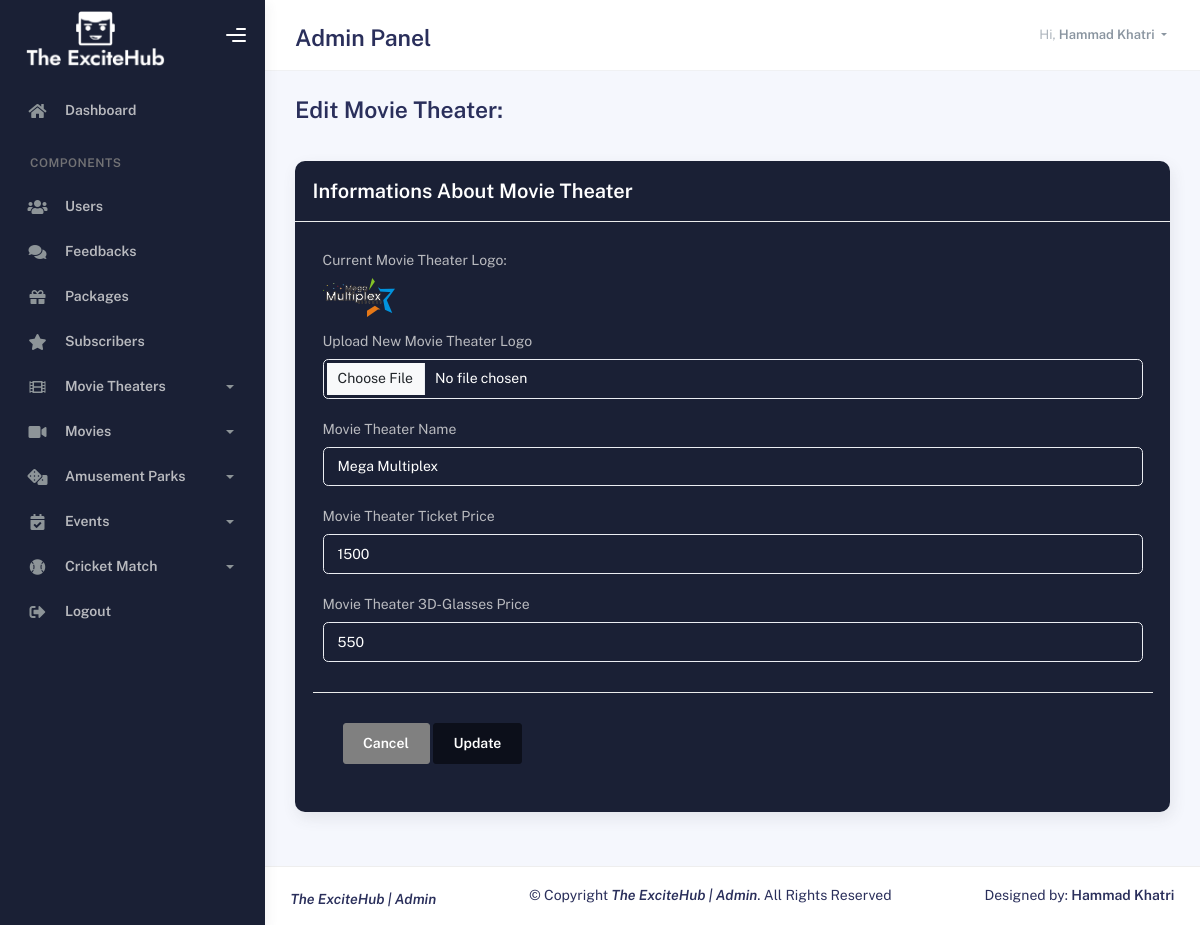
The app's page /admin/update_theater.php?id=17 (signed in) with its own data.
### tables this page shows
CREATE TABLE `theaters` (
  `id` int(11) NOT NULL,
  `logo` varchar(240) NOT NULL,
  `theater_name` varchar(240) NOT NULL,
  `file_name` varchar(250) NOT NULL,
  `movie_ticket` varchar(240) NOT NULL,
  `3d_glasses` varchar(240) NOT NULL,
  `theater_addtime` datetime NOT NULL DEFAULT current_timestamp()
);

### admin/update_theater.php (the view, shortened to what this page needs)
<!DOCTYPE html>
<html lang="en">
  <head>
    <link rel="stylesheet" href="assets/css/bootstrap.min.css" />
    <link rel="stylesheet" href="assets/css/plugins.min.css" />
    <link rel="stylesheet" href="assets/css/kaiadmin.min.css" />
    <link rel="stylesheet" href="assets/css/demo.css" />
    <link rel="stylesheet" href="assets/css/style.css" />
  </head>
  <body>
    <div class="wrapper">
      <?php
	    include '_dbconnection.php';
        include "_nav.php";
      ?>
<div class="container">
          <div class="page-inner">
            <div class="page-header">
              <h3 class="fw-bold mb-3">Edit Movie Theater:</h3>
            </div>
            <div class="row">
              <div class="col-md-12">
                <div class="card">
                  <div class="card-header">
                    <div class="card-title">Informations About Movie Theater</div>
                  </div>
                        <?php
                        if(isset($_GET['id'])){
                            $id = $_GET['id'];
                            $sql = "SELECT * FROM `theaters` WHERE `id` = '$id'";
                            $result = mysqli_query($conn, $sql);
                            $row = mysqli_fetch_assoc($result);
                        }
                        ?>
                  <div class="card-body">
                    <form class="row" action="movie_theaters.php?idnew=<?php echo $id; ?>" method="POST" enctype="multipart/form-data">
                      <div class="col-md-6 col-lg-12">
                      <div class="form-group" >
                      <div class="mb-3">
                            <label for="current_image" class="form-label">Current Movie Theater Logo:</label><br>
                            <?php
                            if (!empty($row['logo'])) {
                                echo '<img src="movie_theaters/' . $row['logo'] . '" alt="Current Image" style="max-width: 100px; max-height: 100px;">';
                            } else {
                                echo 'No image uploaded';
                            }
                            ?>
                        </div>
                          <label for="email2">Upload New Movie Theater Logo</label>
                          <input type="file" class="form-control" id="email2" name="logo">
                        </div>
                        <div class="form-group">
                          <label for="email2">Movie Theater Name</label>
                          <input type="text" class="form-control" id="email2" placeholder="Enter Movie Theater Name" name="theater_name" value="<?php echo $row['theater_name']; ?>" required>
                        </div>
                        <div class="form-group">
                          <label for="email2">Movie Theater Ticket Price</label>
                          <input type="text" class="form-control" id="email2" placeholder="Enter Movie Theater Ticket Price" name="movie_ticket"  value="<?php echo $row['movie_ticket']; ?>" required>
                        </div>
                        <div class="form-group">
                          <label for="email2">Movie Theater 3D-Glasses Price</label>
                          <input type="text" class="form-control" id="email2" placeholder="Enter Movie Theater 3D-Glasses Price" name="3d_glasses" value="<?php echo $row['3d_glasses']; ?>" required>
                        </div>
                        <div class="card-action">
                        <a href="movie_theaters.php">
                        <button type="button" class="btn btn-secondary" style="background: gray !important; border-color: gray !important;"><b>Cancel</b></button>
                        </a>
                        <button type="submit"class="btn btn-success" name="update_theater"><b>Update</b></button>
                  </div>
                    </form>
                  </div>
                </div>
              </div>
            </div>
          </div>
        </div>
      </div>
        <?php
        include '_footer.php';
        ?>
    </div>
  </body>
</html>

### admin/assets/css/style.css (style rules this page uses)
.card-title { color: #ffff!important; }
.card { background: #1a2035!important; }
.card-action { margin-top: 20px; }
label { color: #b9babf!important; }
.form-control { background: #1a2035!important; color: #ffff!important; border-width: 1px ; }
.btn-success { background: #0c0f1a!important; border-color: #0c0f1a!important; color: #ffff!important; }

### records on screen
theaters: logo (picture), theater_name "Mega Multiplex", movie_ticket "1500", 3d_glasses "550"

### other values on screen
$_SESSION['username'] "Hammad Khatri"
